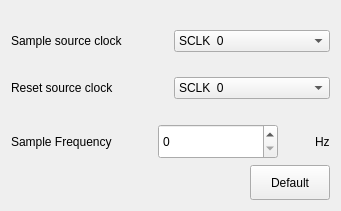
    <widget class="QWidget" name="clockForm" native="true">
     <property name="geometry">
      <rect>
       <x>370</x>
       <y>70</y>
       <width>341</width>
       <height>211</height>
      </rect>
     </property>
     <property name="styleSheet">
      <string notr="true">#clockForm{border: 1px solid;
    border: 2px solid gray;
    border-radius: 10px;
    padding: 0 8px;
}</string>
     </property>
     <layout class="QVBoxLayout" name="verticalLayout_6">
      <item>
       <spacer name="verticalSpacer_7">
        <property name="orientation">
         <enum>Qt::Vertical</enum>
        </property>
        <property name="sizeHint" stdset="0">
         <size>
          <width>20</width>
          <height>40</height>
         </size>
        </property>
       </spacer>
      </item>
      <item>
       <layout class="QHBoxLayout" name="horizontalLayout_12">
        <item>
         <widget class="QLabel" name="label_21">
          <property name="text">
           <string>Sample source clock</string>
          </property>
         </widget>
        </item>
        <item>
         <widget class="QComboBox" name="sampleSCLK">
          <item>
           <property name="text">
            <string>SCLK  0</string>
           </property>
          </item>
          <item>
           <property name="text">
            <string>SCLK  1</string>
           </property>
          </item>
         </widget>
        </item>
       </layout>
      </item>
      <item>
       <spacer name="verticalSpacer_5">
        <property name="orientation">
         <enum>Qt::Vertical</enum>
        </property>
        <property name="sizeHint" stdset="0">
         <size>
          <width>20</width>
          <height>40</height>
         </size>
        </property>
       </spacer>
      </item>
      <item>
       <layout class="QHBoxLayout" name="horizontalLayout_44">
        <item>
         <widget class="QLabel" name="label_22">
          <property name="text">
           <string>Reset source clock</string>
          </property>
         </widget>
        </item>
        <item>
         <widget class="QComboBox" name="resetSCLK">
          <item>
           <property name="text">
            <string>SCLK  0</string>
           </property>
          </item>
          <item>
           <property name="text">
            <string>SCLK  1</string>
           </property>
          </item>
         </widget>
        </item>
       </layout>
      </item>
      <item>
       <spacer name="verticalSpacer_6">
        <property name="orientation">
         <enum>Qt::Vertical</enum>
        </property>
        <property name="sizeHint" stdset="0">
         <size>
          <width>20</width>
          <height>40</height>
         </size>
        </property>
       </spacer>
      </item>
      <item>
       <layout class="QHBoxLayout" name="horizontalLayout_10">
        <item>
         <widget class="QLabel" name="label_18">
          <property name="text">
           <string>Sample Frequency</string>
          </property>
         </widget>
        </item>
        <item>
         <spacer name="horizontalSpacer_10">
          <property name="orientation">
           <enum>Qt::Horizontal</enum>
          </property>
          <property name="sizeType">
           <enum>QSizePolicy::Fixed</enum>
          </property>
          <property name="sizeHint" stdset="0">
           <size>
            <width>40</width>
            <height>20</height>
           </size>
          </property>
         </spacer>
        </item>
        <item>
         <widget class="QSpinBox" name="sampFreq">
          <property name="sizePolicy">
           <sizepolicy hsizetype="Fixed" vsizetype="Fixed">
            <horstretch>0</horstretch>
            <verstretch>0</verstretch>
           </sizepolicy>
          </property>
          <property name="minimumSize">
           <size>
            <width>120</width>
            <height>35</height>
           </size>
          </property>
         </widget>
        </item>
        <item>
         <spacer name="horizontalSpacer_6">
          <property name="orientation">
           <enum>Qt::Horizontal</enum>
          </property>
          <property name="sizeHint" stdset="0">
           <size>
            <width>40</width>
            <height>20</height>
           </size>
          </property>
         </spacer>
        </item>
        <item>
         <widget class="QLabel" name="label_20">
          <property name="styleSheet">
           <string notr="true">font: 75 11pt &quot;MS Shell Dlg 2&quot;;</string>
          </property>
          <property name="text">
           <string>Hz</string>
          </property>
         </widget>
        </item>
       </layout>
      </item>
      <item>
       <layout class="QHBoxLayout" name="horizontalLayout_33">
        <item>
         <spacer name="horizontalSpacer_34">
          <property name="orientation">
           <enum>Qt::Horizontal</enum>
          </property>
          <property name="sizeHint" stdset="0">
           <size>
            <width>40</width>
            <height>20</height>
           </size>
          </property>
         </spacer>
        </item>
        <item>
         <widget class="QPushButton" name="pushButton_12">
          <property name="sizePolicy">
           <sizepolicy hsizetype="Fixed" vsizetype="Fixed">
            <horstretch>0</horstretch>
            <verstretch>0</verstretch>
           </sizepolicy>
          </property>
          <property name="minimumSize">
           <size>
            <width>45</width>
            <height>35</height>
           </size>
          </property>
          <property name="text">
           <string>Default</string>
          </property>
         </widget>
        </item>
       </layout>
      </item>
     </layout>
    </widget>
